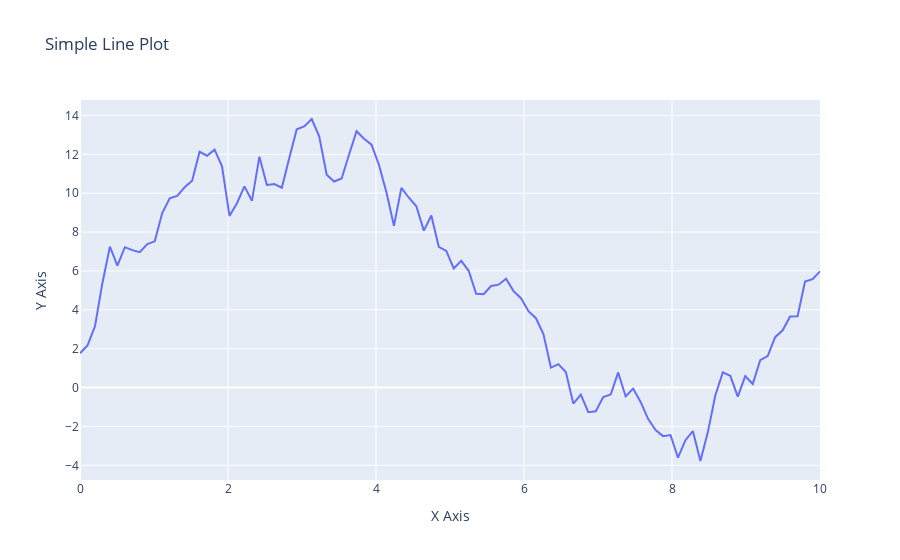

The cell this chart's notebook holds for it:
### Markdown cell above
20. Using Plotly, create a basic line plot of a randomly generated dataset, label the axes, and set the title as 
'Simple Line Plot'

### Code cell
import plotly.graph_objects as go
import numpy as np


np.random.seed(0)
x = np.linspace(0, 10, 100)  # 100 points from 0 to 10
y = np.random.randn(100).cumsum()  # Random walk data

# Create a line plot
fig = go.Figure()

fig.add_trace(go.Scatter(x=x, y=y, mode='lines', name='Random Data'))

# Label the axes and set the title
fig.update_layout(
    title='Simple Line Plot',
    xaxis_title='X Axis',
    yaxis_title='Y Axis'
)

# Show the plot
fig.show()
